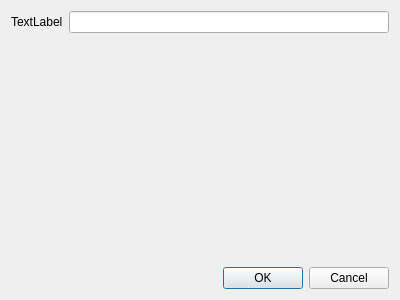
<?xml version="1.0" encoding="UTF-8"?>
<ui version="4.0">
 <class>AddSalle</class>
 <widget class="QDialog" name="AddSalle">
  <property name="geometry">
   <rect>
    <x>0</x>
    <y>0</y>
    <width>400</width>
    <height>300</height>
   </rect>
  </property>
  <property name="windowTitle">
   <string>Dialog</string>
  </property>
  <layout class="QGridLayout" name="gridLayout">
   <item row="1" column="0">
    <widget class="QDialogButtonBox" name="buttonBox">
     <property name="orientation">
      <enum>Qt::Horizontal</enum>
     </property>
     <property name="standardButtons">
      <set>QDialogButtonBox::Cancel|QDialogButtonBox::Ok</set>
     </property>
    </widget>
   </item>
   <item row="0" column="0">
    <layout class="QFormLayout" name="formLayout">
     <item row="0" column="0">
      <widget class="QLabel" name="label">
       <property name="text">
        <string>TextLabel</string>
       </property>
      </widget>
     </item>
     <item row="0" column="1">
      <widget class="QLineEdit" name="lineEdit"/>
     </item>
    </layout>
   </item>
  </layout>
 </widget>
 <resources/>
 <connections>
  <connection>
   <sender>buttonBox</sender>
   <signal>accepted()</signal>
   <receiver>AddSalle</receiver>
   <slot>accept()</slot>
   <hints>
    <hint type="sourcelabel">
     <x>248</x>
     <y>254</y>
    </hint>
    <hint type="destinationlabel">
     <x>157</x>
     <y>274</y>
    </hint>
   </hints>
  </connection>
  <connection>
   <sender>buttonBox</sender>
   <signal>rejected()</signal>
   <receiver>AddSalle</receiver>
   <slot>reject()</slot>
   <hints>
    <hint type="sourcelabel">
     <x>316</x>
     <y>260</y>
    </hint>
    <hint type="destinationlabel">
     <x>286</x>
     <y>274</y>
    </hint>
   </hints>
  </connection>
 </connections>
</ui>
